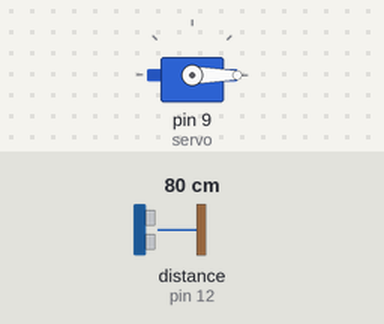
This sketch was run on a simulated Arduino Uno, built with avr-gcc and run on an emulated ATmega328P. On the bench: servo. Wiring (inferred from the names in the program): ultrasonic range finder: trigger pin 13; echo pin 12. The inputs (shaded band) are chosen by the test bench; at power-on: distance to the obstacle (sensor on pin 12) 80 cm. The echo pulse lasts 58.3 µs per cm; what the sketch prints to the serial monitor is not drawn.

Above: at 0.05 s.
Timing chart, 0 to 3.0 s (numbered marks = the images above):
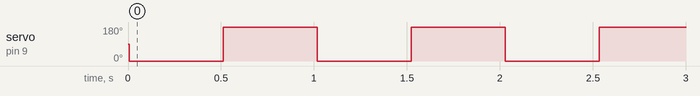

Measured:
- by itself, servo on pin 9 (servo): alternates 180° for 0.51 s and 0° for 0.51 s

The sketch:

servo_ultra-som.ino
```cpp
#include <Servo.h>

#define trigPin 13
#define echoPin 12

Servo servo;
int pos = 0;

void setup() {
  Serial.begin (9600);
  pinMode(trigPin, OUTPUT);
  pinMode(echoPin, INPUT);
  servo.attach(9);
}

void loop() {
  long duration, distance; //http://arduino.cc/en/Reference/Long
  digitalWrite(trigPin, LOW);  //seta o pino 12 com um pulso baixo "LOW" ou desligado ou ainda 0
  delayMicroseconds(2); // delay de 2 microssegundos

  digitalWrite(trigPin, HIGH); //seta o pino 12 com pulso alto "HIGH" ou ligado ou ainda 1
  delayMicroseconds(10);  //delay de 10 microssegundos
  digitalWrite(trigPin, LOW); //seta o pino 12 com pulso baixo novamente
  duration = pulseIn(echoPin, HIGH);  //pulseIn lê o tempo entre a chamada e o pino entrar em high
  //Esse calculo é baseado em s = v . t, lembrando que o tempo vem dobrado
  //porque é o tempo de ida e volta do ultrassom
  distance = (duration/2) / 29.1;

  servo.write(pos);
  if(pos == 0){
    pos = 360;
  }else {
    pos = 0;
  }

  Serial.print(pos);
  Serial.print('\n');
  Serial.print(distance);
  Serial.println(" cm");

  delay(500);
}

//  if (distance >= 200 || distance <= 0){
//    Serial.println("Nada ao alcance!");
//  }
//  else {
//    Serial.print(distance);
//    Serial.println(" cm");
//  }
```

Ultrasonic.cpp
```cpp
// (licence header left out)
#include <Arduino.h>
#include "Ultrasonic.h"

Ultrasonic::Ultrasonic(uint8_t trigPin, uint8_t echoPin, unsigned long timeOut) {
  trig = trigPin;
  echo = echoPin;
  threePins = trig == echo ? true : false;
  pinMode(trig, OUTPUT);
  pinMode(echo, INPUT);
  timeout = timeOut;
}

unsigned int Ultrasonic::timing() {
  if (threePins)
    pinMode(trig, OUTPUT);

  digitalWrite(trig, LOW);
  delayMicroseconds(2);
  digitalWrite(trig, HIGH);
  delayMicroseconds(10);
  digitalWrite(trig, LOW);

  if (threePins)
    pinMode(trig, INPUT);

  return pulseIn(echo, HIGH, timeout); // duration
}

unsigned int Ultrasonic::distanceRead() {
  /*
   * If the unit of measure is not passed as a parameter,
   * by default, it will return the distance in centimeters.
   * To change the default, replace CM by INC.
   */
  return distanceRead(CM);
}

unsigned int Ultrasonic::distanceRead(uint8_t und) {
  return timing() / und / 2;  //distance by divisor
}
```

Ultrasonic.h
```cpp
// (licence header left out)
#ifndef Ultrasonic_h
#define Ultrasonic_h

/*
 * Values of divisors
 */
#define CM 28
#define INC 71

class Ultrasonic {
  public:
    Ultrasonic(uint8_t sigPin) : Ultrasonic(sigPin, sigPin) {};
    Ultrasonic(uint8_t trigPin, uint8_t echoPin, unsigned long timeOut = 20000UL);
    unsigned int distanceRead();
    unsigned int distanceRead(uint8_t und);
    void setTimeout(unsigned long timeOut) {timeout = timeOut;}

  private:
    uint8_t trig;
    uint8_t echo;
    boolean threePins = false;
    unsigned long timeout;
    unsigned int timing();
};

#endif // Ultrasonic_h
```
